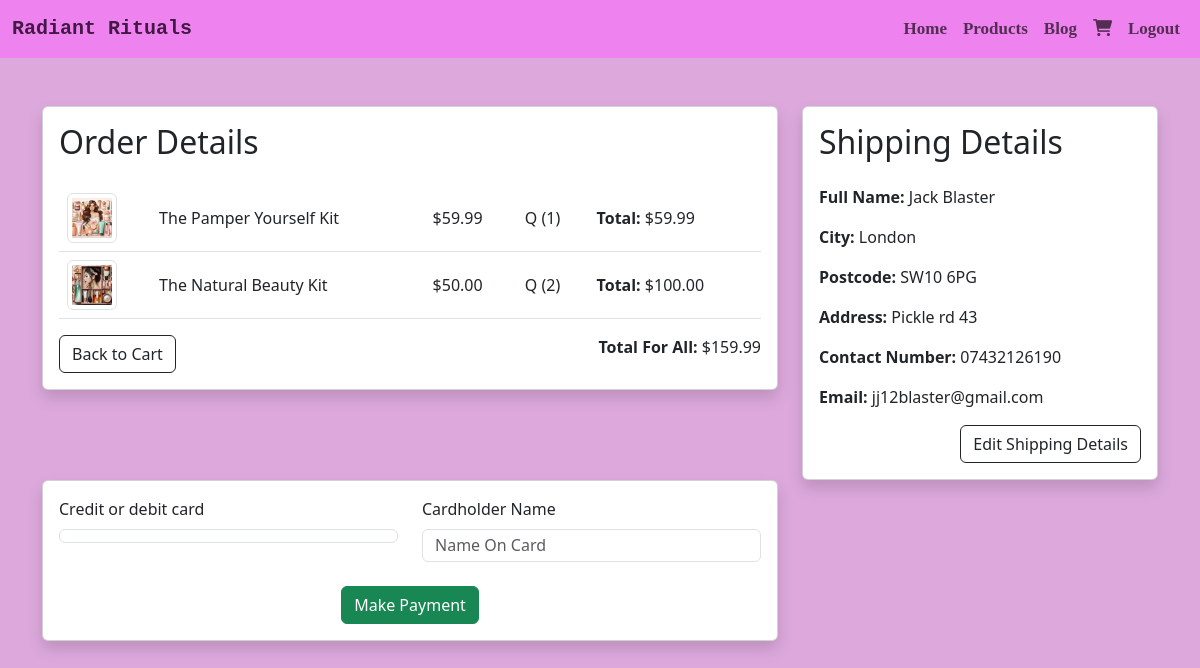
/products/checkout/ (signed in), run on the app's committed database.
### products/models.py (models this page shows, shortened)
class Product(models.Model):
    GENDER_CHOICES = (
        ('Male', 'Male'),
        ('Female', 'Female'),
        ('Unisex', 'Unisex'),
    )
    CATEGORY_CHOICES = (
        ('Haircare', 'Haircare'),
        ('Skincare', 'Skincare'),
        ('Bodycare', 'Bodycare'),
        ('Fragrance', 'Fragrance'),
        ('Beauty Boxes', 'Beauty Boxes'),
        ('Other', "Other"),
    )
    user = models.ForeignKey(User, on_delete=models.CASCADE, default=1)
    name = models.CharField(max_length=255)
    description = models.TextField()
    price = models.DecimalField(max_digits=10, decimal_places=2)
    image = models.ImageField(upload_to='product_images/')
    created_at = models.DateTimeField(auto_now_add=True)
    category = models.CharField(max_length=20, choices=CATEGORY_CHOICES, default='Other')
    gender = models.CharField(max_length=10, choices=GENDER_CHOICES, default="Unisex")
    quantity = models.IntegerField(default=1)

class ShippingDetails(models.Model):
    user = models.OneToOneField(User, on_delete=models.CASCADE)
    full_name = models.CharField(max_length=255)
    address = models.CharField(max_length=255)
    city = models.CharField(max_length=255)
    postcode = models.CharField(max_length=10)
    contact_number = models.CharField(max_length=15)
    email = models.EmailField()

### products/views.py (the view, shortened to what this page needs)
# urls.py: path('checkout/', checkout, name='checkout'),
@login_required
def checkout(request):
    cart, created = Cart.objects.get_or_create(user=request.user)
    products = cart.products.all()
    for product in products:
        product.total_price = product.price * product.quantity
    total_price = sum(product.total_price for product in products)
    try:
        shipping_details = ShippingDetails.objects.get(user=request.user)
    except ShippingDetails.DoesNotExist:
        shipping_details = None
    context = {
        'cart': cart,
        'products': products,
        'total_price': total_price,
        'shipping_details': shipping_details,
        'STRIPE_PUBLIC_KEY': settings.STRIPE_PUBLIC_KEY,
    }
    intent = None
    context['client_secret'] = intent.client_secret if intent else None
    return render(request, 'products/checkout.html', context)

### products/templates/products/checkout.html (shortened to what this page needs)
{% extends 'base.html' %}
{% block content %}
  <div class="container mt-5">
    <div class="row">
      <div class="col-md-8 ">
        <div class="card shadow">
          <div class="card-body">
            <h2 class="card-title mb-4">Order Details</h2>
            <table class="table">
              <tbody>
                {% for product in products %}
                  <tr>
                    <td class="align-middle"><img src="{{ product.image.url }}" alt="{{ product.name }}" class="img-thumbnail" width="50"></td>
                    <td class="align-middle"><a class="nav-link" href="{% url 'product_detail' product_id=product.id %}">{{ product.name }}</a></td>
                    <td class="align-middle">${{ product.price }}</td>
                    <td class="align-middle">Q ({{ product.quantity }})</td>
                    <td class="align-middle"><strong>Total:</strong> ${{ product.total_price }}</td>
                  </tr>
                {% endfor %}
              </tbody>
            </table>
            <div class="row mt-3">
              <div class="col-md-6">
                <a href="{% url 'view_cart' %}" class="btn btn-outline-dark flex-shrink-0">Back to Cart</a>
              </div>
              <div class="col-md-6 text-md-end">
                <p class="mb-0"><strong>Total For All:</strong> ${{ total_price }}</p>
              </div>
            </div>
          </div>
        </div>
      </div>
      <div class="col-md-4">
        <div class="card shadow">
          <div class="card-body">
            <h2 class="card-title mb-4">Shipping Details</h2>
            {% if shipping_details %}
              <div class="mb-3">
                <strong>Full Name:</strong> {{ shipping_details.full_name }}
              </div>
              <div class="mb-3">
                <strong>City:</strong> {{ shipping_details.city }}
              </div>
              <div class="mb-3">
                <strong>Postcode:</strong> {{ shipping_details.postcode }}
              </div>
              <div class="mb-3">
                <strong>Address:</strong> {{ shipping_details.address }}
              </div>
              <div class="mb-3">
                <strong>Contact Number:</strong> {{ shipping_details.contact_number }}
              </div>
              <div class="mb-3">
                <strong>Email:</strong> {{ shipping_details.email }}
              </div>
              <div class="col-md-12 text-md-end">
                <a href="{% url 'edit_shipping_details' %}" class="btn btn-outline-dark">Edit Shipping Details</a>
              </div>
            {% else %}
              <p>No shipping details found.</p>
            {% endif %}
          </div>
        </div>
      </div>
      <div class="col-md-8 mb-4">
        <div class="card shadow">
          <div class="card-body">
            <form action="{% url 'checkout' %}" method="post" id="payment-form" data-secret="{{ client_secret }}">
              <div class="row">
                <div class="col-md-6">
                  <div class="form-group">
                    <label for="card-element" class="col-md-6" style="font-weight: 450;">Credit or debit card</label>
                    <div id="card-element" class="stripe-element form-control mt-2 mb-2"></div>
                  </div>
                </div>
                <div class="col-md-6">
                  <div class="form-group">
                    <label for="cardholder-name" class="col-md-6" style="font-weight: 450;">Cardholder Name</label>
                    <input type="text" id="cardholder-name" placeholder="Name On Card" class="form-control mt-2 mb-2 col-md-6" style="height: 33px;" required>
                  </div>
                </div>
              </div>
              <button id="submit-payment" class="btn btn-success btn-md btn-block d-block mx-auto mt-2">Make Payment</button>
            </form>
          </div>
        </div>
      </div>
    </div>
  </div>
{% endblock %}

### data on the page
Product: image (picture), name "The Pamper Yourself Kit", price "59.99", quantity "1", total_price "59.99"
Product: image (picture), name "The Natural Beauty Kit", price "50.00", quantity "2", total_price "100.00"
ShippingDetails: full_name "Jack Blaster", city "London", postcode "SW10 6PG", address "Pickle rd 43", contact_number "07432126190", email "jj12blaster@gmail.com"

### other printed values
{{ total_price }} "159.99"
